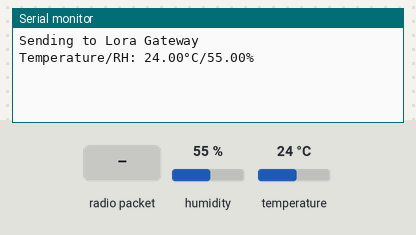
Simulated run of this sketch. Board: Arduino Uno, built with avr-gcc and run on an emulated ATmega328P. On the bench: the last lines printed to the serial monitor. The inputs (shaded band) are chosen by the test bench; at power-on: humidity 55 %, temperature 24 °C. Random numbers use the default seed unless the sketch sets one; no radio packets arrive unless stated.

Above: at 1.2 s.
1.3 s: radio packet "1" arrives
At 2.7 s:
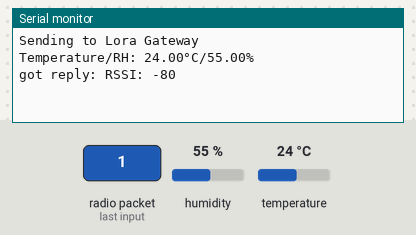
8.9 s: humidity set to 22 %
At 9.4 s:
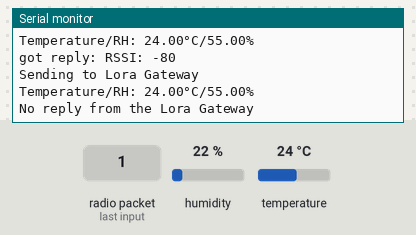
10.4 s: temperature set to 12 °C
At 11.6 s:
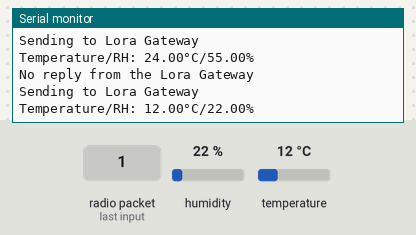
11.9 s: humidity set to 40 %
At 14.2 s:
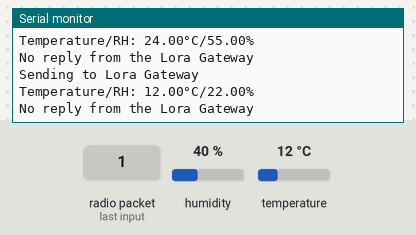

Measured:
- after the input at 1.3 s, the serial monitor: prints a new line at once (image 1)
- after the input at 10.4 s, the serial monitor: prints a new line at once (image 3)

The sketch:

lora_node1.ino
```cpp
#include <SPI.h> //asd
#include <RH_RF95.h>
#include <SimpleDHT.h>
#include <LowPower.h>

RH_RF95 rf95;

uint8_t dev_id = 125; //unique device ID
uint8_t payload[3];
bool rx_ok;
int tx_time = 10000; //TX time periodicity

void setup() {
  Serial.begin(9600);
  if (!rf95.init()) {
    Serial.println("init failed");
  }
  rf95.setFrequency(868.0);
  //13dBm, Bw = 125 kHz, Cr = 4/5, Sf = 128chips/symbol, CRC on
}

void loop() {
  rx_ok = false; //flag to verify the RX
  while (!rx_ok) {
    Serial.println("Sending to Lora Gateway");
    preparePayload();
    rf95.send(payload, sizeof(payload));
    rf95.waitPacketSent(); // Now wait for a reply
    uint8_t buf[RH_RF95_MAX_MESSAGE_LEN];
    uint8_t len = sizeof(buf);
    if (rf95.waitAvailableTimeout(3000)) {
      if (rf95.recv(buf, &len)) {
        Serial.print("got reply: ");
        Serial.print("RSSI: ");
        Serial.println(rf95.lastRssi(), DEC);
        if (buf[0] == dev_id) { //RX packet is for me
          Serial.println("Received something for me!");
          rx_ok = true;
          if (buf[1] != 0) {
            //tx_time = (buf[1]*60) / 8; //updating tx time interval
            if (buf[1] == 15) { //payload
              Serial.println("Receiveard Downlink Data!: ");
              Serial.println(buf[0]);
              Serial.println(buf[1]);
            }
          }
        }
      }
      else {
        Serial.println("RX failed");
      }
    }
    else {
      Serial.println("No reply from the Lora Gateway");
    }
    if (rx_ok == false) {
      delay(random(2, 5) * 1000); //we wait a random time before trying again the TX (CSMA non persistent)
    }
  }

  Serial.println("Lets Sleep...");
  delay(2* 60 * 1000); //2mins - adding this delay instead of low power mode, for testing
  /* Activate this when setting the low power idle mode
    for (tx_time; tx_time > 0; sleepCounter--){
    LowPower.powerDown(SLEEP_8S, ADC_OFF, BOD_OFF);
    }*/
}
//preparing the payload to be sent to LoRa gateway
void preparePayload() {
  float temp, hum;
  SimpleDHT11 dht11(5);
  dht11.read2(&temp, &hum, NULL);
  Serial.print("Temperature/RH: ");
  Serial.print(temp);
  Serial.print("°C/");
  Serial.print(hum);
  Serial.println("%");
  uint8_t temperature = temp;
  uint8_t humidity = hum;
  payload[0] = dev_id;
  payload[1] = temperature;
  payload[2] = humidity;
}
```
